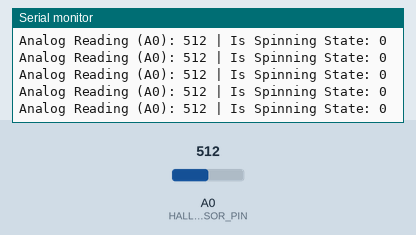
The sketch below on a simulated Arduino Uno, built with avr-gcc and run on an emulated ATmega328P. On the bench: the last lines printed to the serial monitor. Inputs (shaded band) come from the test bench; at power-on: A0 (HALL_SENSOR_PIN) = 512. No radio packets arrive unless stated.

Above: at 1.2 s.
1.3 s: A0 (HALL_SENSOR_PIN) set to 634
At 1.39 s:
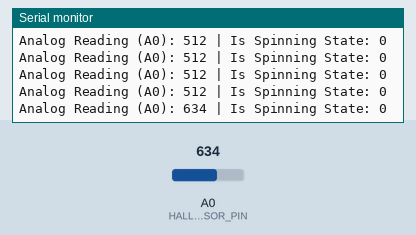
4.3 s: A0 (HALL_SENSOR_PIN) set to 664
At 4.4 s:
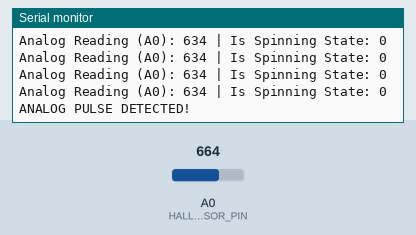
5.9 s: A0 (HALL_SENSOR_PIN) set to 983
At 5.93 s:
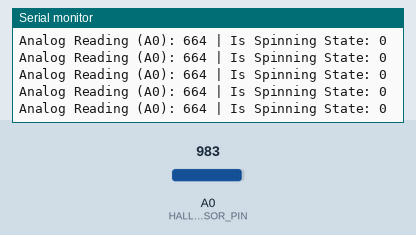
8.9 s: A0 (HALL_SENSOR_PIN) set to 1016
At 8.94 s:
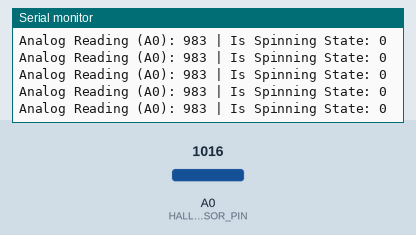
Timing chart, 0 to 11.9 s (numbered marks = the images above; inputs shaded):
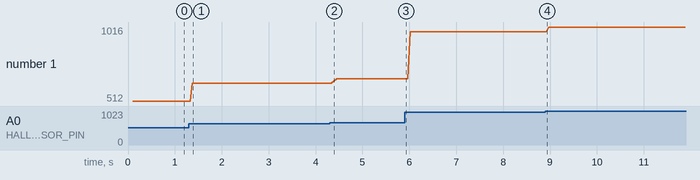

Measured:
- the behaviour switches between 650 and 651 on A0 (HALL_SENSOR_PIN) (found by bisection; images 1 and 2)
- after the input at 1.3 s, the serial monitor: prints a new line after 0.08 s (image 1)
- after the input at 4.3 s, the serial monitor: prints a new line after 0.08 s (image 2)
- plotted number 1: 512 → 634 after the input at 1.3 s, 634 → 664 after the input at 4.3 s, 664 → 983 after the input at 5.9 s, 983 → 1016 after the input at 8.9 s

The sketch:

bicyclePartInterface21.ino
```cpp
// tx_simulator.ino - Transmitter (Bike Side) - SS49E ANALOG VERSION
// Reads Hall sensor on Analog Pin A0 and transmits the simple boolean 'spin' state.

#include <SPI.h>
#include "RF24.h"

// --- NRF24L01 PIN DEFINITIONS ---
RF24 radio(10, 9); // CE, CSN
const byte addresses[][6] = {"00100"};

// --- DATA STRUCTURE (MUST MATCH RECEIVER) ---
struct Payload {
    bool spin;
};

// --- SENSOR PIN DEFINITIONS ---
const int HALL_SENSOR_PIN = A0;
const int MAGNET_THRESHOLD = 650; // Adjust this based on your sensor and magnet strength

// --- STATE VARIABLES ---
unsigned long lastPulseTime = 0;
bool magnetDetected = false;
bool isSpinning = false; // Tracks the current transmission state
const unsigned long TIMEOUT_STOP_MS = 1000; // 1 second without a pulse = stopped

// --- FUNCTION PROTOTYPES ---
void readSensor();

void setup() {
  Serial.begin(9600);
  Serial.println("--- Transmitter Setup (SS49E Analog) Start ---");

  // 1. Initialize Radio
  radio.begin();
  radio.openWritingPipe(addresses[0]);
  radio.setPALevel(RF24_PA_LOW);
  radio.stopListening();

  Serial.println("Sensor Ready. Start spinning the wheel to test.");
}

void loop() {
  // 1. Read Sensor for Pulse Detection (updates lastPulseTime)
  readSensor();

  unsigned long currentTime = millis();

  // 2. CHECK FOR STOPPED STATE (TIMEOUT)
  if (currentTime - (lastPulseTime / 1000) > TIMEOUT_STOP_MS) {
    if (isSpinning == true) {
      // It was spinning, but a pulse hasn't been seen in over TIMEOUT_STOP_MS.
      // CHANGE STATE TO FALSE AND TRANSMIT
      isSpinning = false;
      Payload data;
      data.spin = isSpinning; // false
      radio.write(&data, sizeof(data));
      Serial.println("STATE CHANGE: Stopped spinning (false)");
    }
  }
}

// --- ANALOG SENSOR READER ---
void readSensor() {
  int analogReading = analogRead(HALL_SENSOR_PIN);

  // Logic to detect the *rising edge* of the pulse (crossing the threshold)
  if (analogReading > MAGNET_THRESHOLD) {
    // Magnet is near the sensor
    if (magnetDetected == false) {
      // This is the moment the magnet crosses the threshold (rising edge)
      unsigned long currentTime = micros();

      // Simple debounce (1ms)
      if (currentTime - lastPulseTime > 1000) {
        lastPulseTime = currentTime;
        Serial.println("ANALOG PULSE DETECTED!");

        // CHECK FOR STARTED STATE
        if (isSpinning == false) {
            // It was stopped, now a new pulse is detected.
            // CHANGE STATE TO TRUE AND TRANSMIT
            isSpinning = true;
            Payload data;
            data.spin = isSpinning; // true
            radio.write(&data, sizeof(data));
            Serial.println("STATE CHANGE: Started spinning (true)");
        }
      }
      magnetDetected = true;
    }
  } else {
    // Magnet is away from the sensor
    magnetDetected = false;
  }

  // Debugging the current state
  Serial.print("Analog Reading (A0): ");
  Serial.print(analogReading);
  Serial.print(" | Is Spinning State: ");
  Serial.println(isSpinning);
}
```
